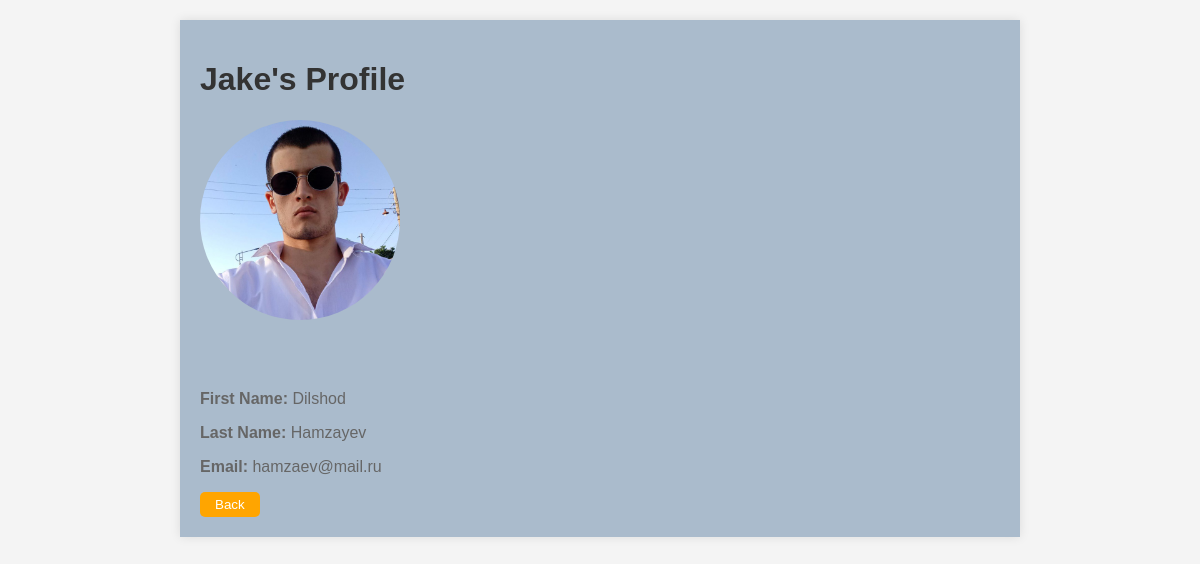
The app's page /user/profile/10/ with its own data.
### user/models.py (models this page shows, shortened)
class CreateUser(AbstractUser):
    image = models.ImageField(upload_to='user_image/', blank=True, null=True)
    class Meta:
        db_table = 'create_user'

### user/views.py (the view)
# urls.py: path('profile/<int:pk>/', ProfileView.as_view(), name='profile'),
class ProfileView(View):
    def get(self, request, pk):
        user = CreateUser.objects.get(pk=pk)
        return render(request, 'profile.html', {'user': user})

### templates/profile.html (shortened to what this page needs)
<!DOCTYPE html>
<html lang="en">
<head>
</head>
<body>
    <div class="container">
        <h1>{{ user.username }}'s Profile</h1>
        {% if user.image %}
            <img src="{{ user.image.url }}" alt="Profile Image" class="profile-image">
        {% endif %}
        <div class="profile-info">
            <p><strong>First Name:</strong> {{ user.first_name }}</p>
            <p><strong>Last Name:</strong> {{ user.last_name }}</p>
            <p><strong>Email:</strong> {{ user.email }}</p>
            <button style="background-color: orange; padding: 5px 15px; border: none; border-radius: 5px;"><a style="color: white; text-decoration: none;" href="{% url 'landing_page' %}" >Back</a></button>
        </div>
    </div>
</body>
</html>

### templates/profile.html (style rules this page uses)
body { font-family: Arial, sans-serif; background-color: #f4f4f4; margin: 0; padding: 0; }
.container { max-width: 800px; margin: 20px auto; padding: 20px; background-color: #abc; box-shadow: 0 0 10px rgba(0,0,0,0.1); }
h1 { color: #333; }
.profile-image { width: 200px; height: 200px; border-radius: 50%; margin-bottom: 50px; object-fit: cover; }
.profile-info p { color: #666; }

### records on screen
CreateUser: username "Jake", image (picture), first_name "Dilshod", last_name "Hamzayev", email "hamzaev@mail.ru"
